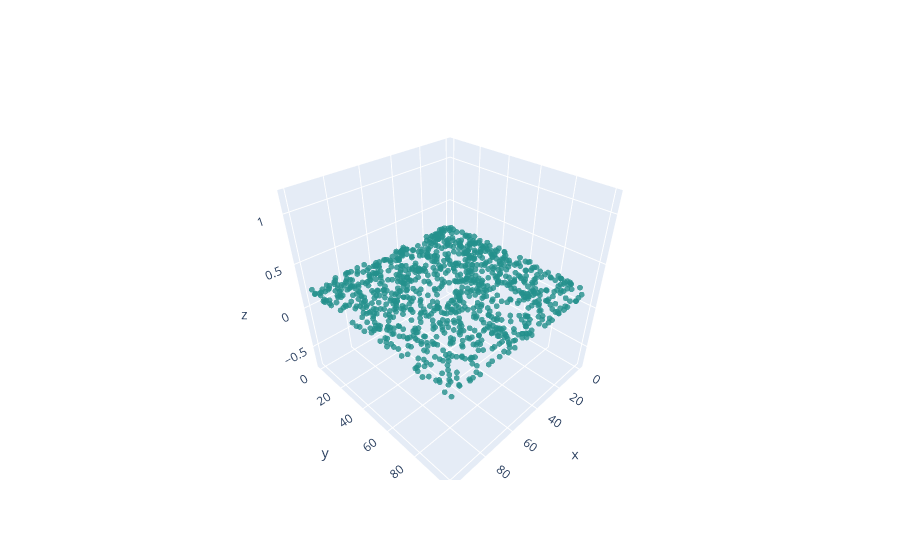

Notebook source saved alongside this figure:
### Code cell
fig = go.Figure(data=[go.Scatter3d(x=full_table["agent1"], y=full_table["Starch"], z=full_table["Amylase_Prod"],
                                   mode='markers',
                                   marker=dict(
                                    size=2,
                                    color=full_table["Amylase_e"],                # set color to an array/list of desired values
                                    colorscale='Viridis',   # choose a colorscale
                                    opacity=0.8))])
fig.show()

### Figure 1 — Plotly figure (JSON) as saved in the notebook; plotly's stock layout.template omitted (floating-point values rounded to 4 significant figures; data arrays with more than 128 entries replaced by an {"elided": "..."} marker saying what was removed)
{"data": [{"marker": {"color": {"elided": "1000 float values"}, "colorscale": [[0, "#440154"], [0.1111, "#482878"], [0.2222, "#3e4989"], [0.3333, "#31688e"], [0.4444, "#26828e"], [0.5556, "#1f9e89"], [0.6667, "#35b779"], [0.7778, "#6ece58"], [0.8889, "#b5de2b"], [1, "#fde725"]], "opacity": 0.8, "size": 2}, "mode": "markers", "type": "scatter3d", "x": {"elided": "1000 float values"}, "y": {"elided": "1000 float values"}, "z": {"elided": "1000 float values"}}], "layout": {}}
